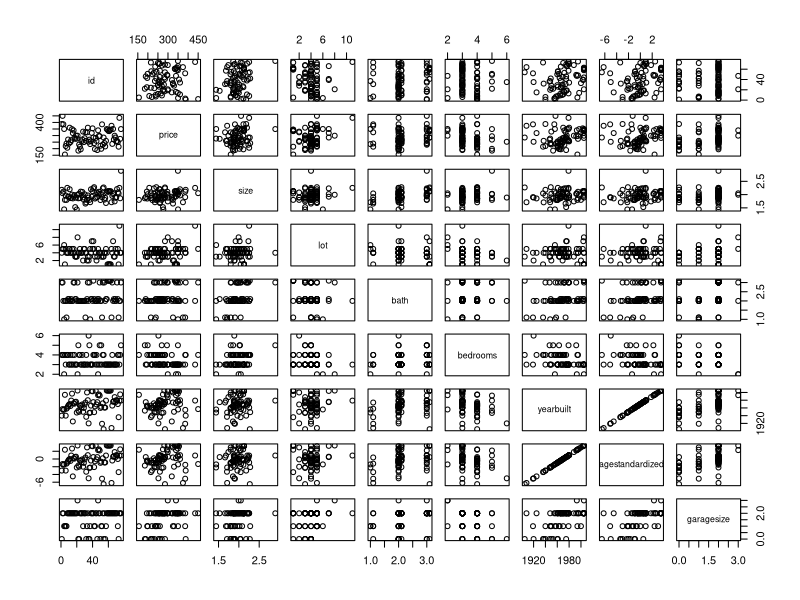

Recreate this plot in R.
## ---- chunk 1
library(readxl)

house <- read_excel("Housing.xlsx")
## ---- chunk 2
str(house)
## ---- chunk 3
which(is.na(house))
## ---- chunk 4
plot(house[1:9])
